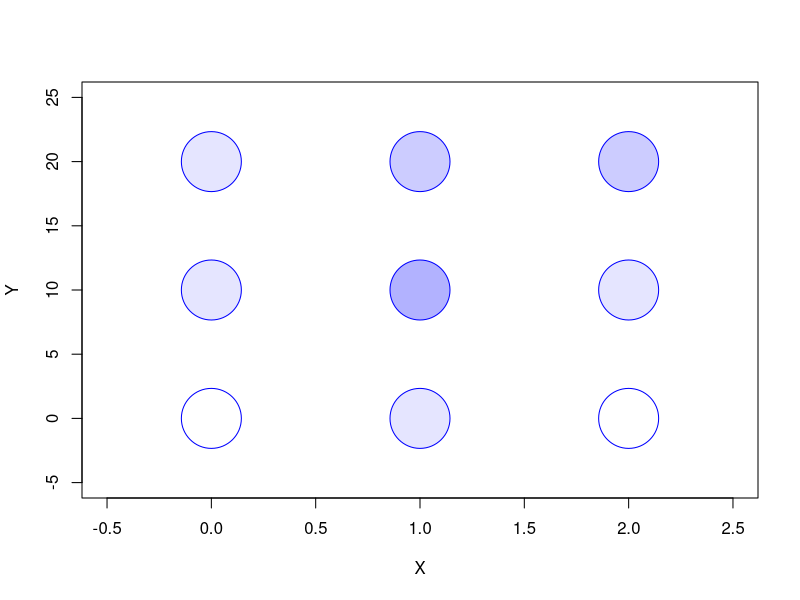
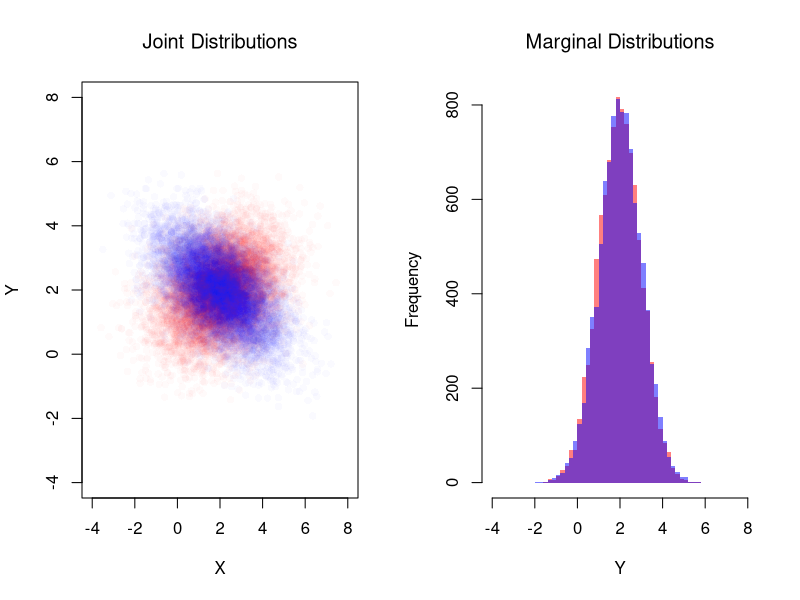
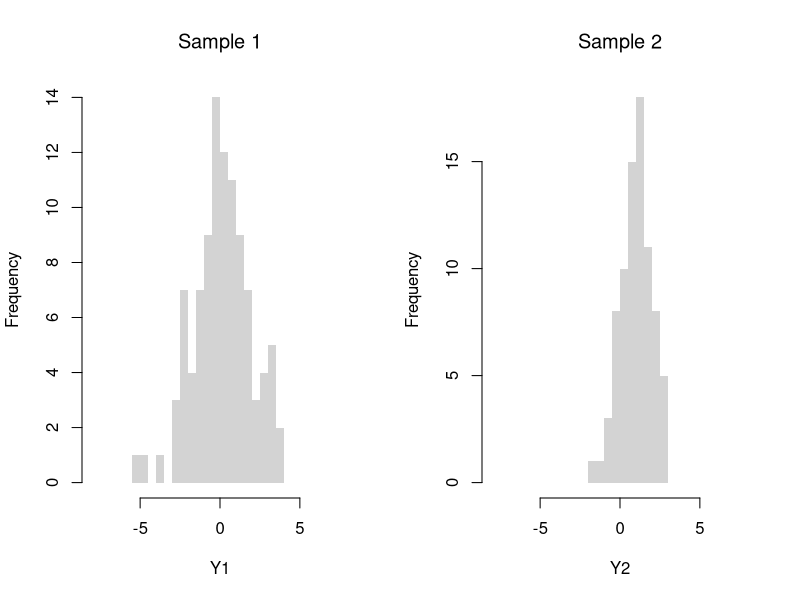

Recreate these plots in R, in order.
## ---- chunk 1
prob_table <- expand.grid(x=c(0,1,2), y=c(0,10,20))
prob_table[,'probabilities'] <- c(
    0.0, 0.1, 0.0,
    0.1, 0.3, 0.1,
    0.1, 0.2, 0.2)
plot(prob_table[,'x'], prob_table[,'y'],
     xlim=c(-0.5,2.5), ylim=c(-5, 25),
     pch=21, cex=8, col='blue',
     bg=rgb(0,0,1, prob_table[,'probabilities']),
     xlab = "X", ylab = "Y")
## ---- chunk 2
# Create a 2x2 matrix for the joint distribution.
# Rows correspond to X1 (coin 1), and columns correspond to X2 (coin 2).
P_fair <- matrix(1/4, nrow = 2, ncol = 2)
rownames(P_fair) <- c("X1=0", "X1=1")
colnames(P_fair) <- c("X2=0", "X2=1")
P_fair

# Compute the marginal distributions.
# Marginal for X1: sum across columns.
P_X1 <- rowSums(P_fair)
P_X1
# Marginal for X2: sum across rows.
P_X2 <- colSums(P_fair)
P_X2

# Compute the conditional probabilities Prob(X2 | X1).
cond_X2_given_X1 <- matrix(0, nrow = 2, ncol = 2)
for (j in c(1,2)) {
  cond_X2_given_X1[, j] <- P_fair[, j] / P_X1[j]
}
rownames(cond_X2_given_X1) <- c("X2=0", "X2=1")
colnames(cond_X2_given_X1) <- c("given X1=0", "given X1=1")
cond_X2_given_X1
## ---- chunk 3
# Create the joint distribution matrix for the unfair coin case.
P_unfair <- matrix(c(0.5, 0, 0, 0.5), nrow = 2, ncol = 2, byrow = TRUE)
rownames(P_unfair) <- c("X1=0", "X1=1")
colnames(P_unfair) <- c("X2=0", "X2=1")
P_unfair

# Compute the marginal distribution for X2 in the unfair case.
P_X2_unfair <- colSums(P_unfair)
P_X1_unfair <- rowSums(P_unfair)

# Compute the conditional probabilities Prob(X1 | X2) for the unfair coin.
cond_X2_given_X1_unfair <- matrix(NA, nrow = 2, ncol = 2)
for (j in c(1,2)) {
  if (P_X1_unfair[j] > 0) {
    cond_X2_given_X1_unfair[, j] <- P_unfair[, j] / P_X1_unfair[j]
  }
}
rownames(cond_X2_given_X1_unfair) <- c("X2=0", "X2=1")
colnames(cond_X2_given_X1_unfair) <- c("given X1=0", "given X1=1")
cond_X2_given_X1_unfair
## ---- chunk 4
# Simulate Bivariate Data
N <- 10000
Mu <- c(2,2) ## Means

Sigma1 <- matrix(c(2,-.8,-.8,1),2,2) ## CoVariance Matrix
MVdat1 <- mvtnorm::rmvnorm(N, Mu, Sigma1)
colnames(MVdat1) <- c('X','Y')

Sigma2 <- matrix(c(2,.4,.4,1),2,2) ## CoVariance Matrix
MVdat2 <- mvtnorm::rmvnorm(N, Mu, Sigma2)
colnames(MVdat2) <- c('X','Y')

par(mfrow=c(1,2))
## Different diagonals
plot(MVdat2, col=rgb(1,0,0,0.02), pch=16,
    main='Joint Distributions', font.main=1,
    ylim=c(-4,8), xlim=c(-4,8),
    xlab='X', ylab='Y')
points(MVdat1,col=rgb(0,0,1,0.02),pch=16)
## Same marginal distributions
xbks <- seq(-4,8,by=.2)
hist(MVdat2[,2], col=rgb(1,0,0,0.5),
    breaks=xbks, border=NA, 
    xlab='Y',
    main='Marginal Distributions', font.main=1)
hist(MVdat1[,2], col=rgb(0,0,1,0.5),
    add=T, breaks=xbks, border=NA)
## ---- chunk 5
# Verify Bayes' theorem for the unfair coin case:
# Compute Prob(X1=1 | X2=1) using the formula:
#   Prob(X1=1 | X2=1) = [Prob(X2=1 | X1=1) * Prob(X1=1)] / Prob(X2=1)

P_X1_1 <- 0.5
P_X2_1_given_X1_1 <- 1  # Since coin 2 copies coin 1.
P_X2_1 <- P_X2_unfair["X2=1"]

bayes_result <- (P_X2_1_given_X1_1 * P_X1_1) / P_X2_1
bayes_result
## ---- chunk 6
# Make a Probability Table
x <- c(0,1,2)
y <- c(0,10,20)
xy_probs <- matrix(c(
    0.0, 0.1, 0.0,
    0.1, 0.3, 0.1,
    0.1, 0.1, 0.2
), nrow=3, ncol=3, byrow=TRUE)
rownames(xy_probs) <- paste0('y=',y)
colnames(xy_probs) <-  paste0('x=',x)
xy_probs

# Compute Marginals and Means
pX  <- colSums(xy_probs)
pY  <- rowSums(xy_probs)
EX  <- sum(x * pX)
EY  <- sum(y * pY)

# Compute Covariance
dxy_grid <- expand.grid(dy=y-EY, dx=x-EX)[,c(2,1)]
dxy_grid[,'p'] <- as.vector(xy_probs)
dxy_grid[,'contribution'] <- dxy_grid[,'dx'] * dxy_grid[,'dy'] * dxy_grid[,'p']
CovXY <- sum(dxy_grid[,'contribution'])
CovXY

# Compute Variances
VX <- sum( (x-EX)^2 * pX)
SX <- sqrt(VX)
VY <- sum( (y-EY)^2 * pY)
SY <- sqrt(VY)

# Compute Correlation
CorXY <- CovXY / (SX * SY)
CorXY
## ---- chunk 7
# Sample 1 (e.g., males)
n1 <- 100
Y1 <- rnorm(n1, 0, 2)
# Sample 2 (e.g., females)
n2 <- 80
Y2 <- rnorm(n2, 1, 1)

par(mfrow=c(1,2))
bks <- seq(-8,8, by=.5)
hist(Y1, border=NA, breaks=bks,
    main='Sample 1', font.main=1)
hist(Y2, border=NA, breaks=bks, 
    main='Sample 2', font.main=1)

t.test(Y1, Y2, var.equal=F)
